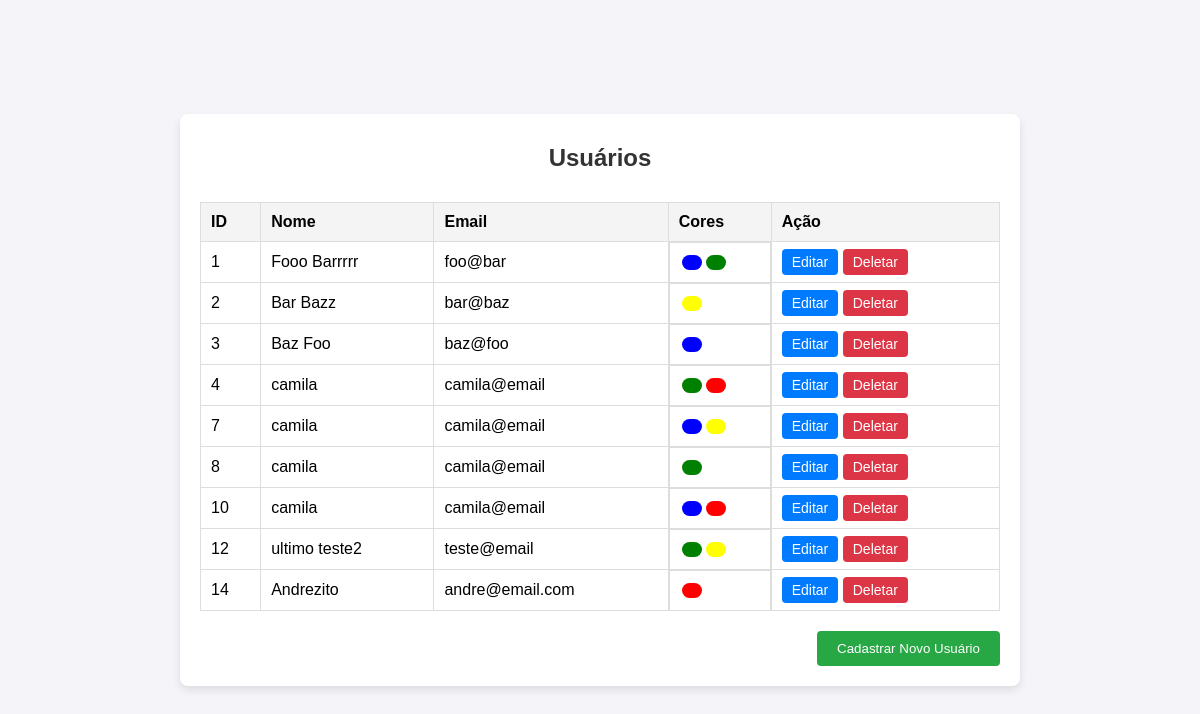
The page / on the database its author committed.
### tables this page shows
CREATE TABLE users(
    id INTEGER PRIMARY KEY,
    name varchar(100) NOT NULL,
    email varchar(100) NOT NULL
);

### connection.php (called while the page is built, shortened)
<?php
class Connection {
    private $databaseFile;
    private $connection;
    public function __construct()
    {
        $this->databaseFile = realpath(__DIR__ . "/database/db.sqlite");
    }
    private function connect()
    {
        return $this->connection = new PDO("sqlite:{$this->databaseFile}");
    }
    public function getConnection()
    {
        return $this->connection ?: $this->connection = $this->connect();
    }
    public function query($query)
    {
        $result = $this->getConnection()->query($query);
        $result->setFetchMode(PDO::FETCH_INTO, new stdClass);
        return $result;
    }
}

### index.php (the view, shortened to what this page needs)
<?php
require 'connection.php';
$connection = new Connection();
$users = $connection->query("SELECT u.id AS id, u.name AS name, u.email AS email,
                        CASE
                            WHEN EXISTS (SELECT 1 FROM user_colors uc WHERE uc.user_id = u.id AND uc.color_id = 1) THEN 'true'
                            ELSE 'false'
                        END AS blue,
                        CASE
                            WHEN EXISTS (SELECT 1 FROM user_colors uc WHERE uc.user_id = u.id AND uc.color_id = 2) THEN 'true'
                            ELSE 'false'
                        END AS red,
                        CASE
                            WHEN EXISTS (SELECT 1 FROM user_colors uc WHERE uc.user_id = u.id AND uc.color_id = 3) THEN 'true'
                            ELSE 'false'
                        END AS yellow,
                        CASE
                            WHEN EXISTS (SELECT 1 FROM user_colors uc WHERE uc.user_id = u.id AND uc.color_id = 4) THEN 'true'
                            ELSE 'false'
                        END AS green
                    FROM users u ORDER BY u.id;");
?>
<!DOCTYPE html>
<html lang="pt">
<head>
    <link rel="stylesheet" href="css/style.css">
</head>
<body>
    <div class="crud-container">
        <nav>
            <h1>Usuários</h1>
        </nav>
        <section>
            <?php
            echo "<table>
                <thead>
                    <tr>
                        <th>ID</th>
                        <th>Nome</th>
                        <th>Email</th>
                        <th>Cores</th>
                        <th>Ação</th>
                    </tr>
                </thead>
                <tbody>";
            foreach ($users as $user) {
                echo sprintf(
                    "<tr>
                            <td>%s</td>
                            <td>%s</td>
                            <td>%s</td>
                            <td class='td-color' data-id='%s' data-name='%s' data-blue='%s' data-green='%s' data-yellow='%s' data-red='%s'>
                                <div id='color_blue' class='colors' data-isset='%s' style='display:%s;'></div>
                                <div id='color_green' class='colors' data-isset='%s' style='display:%s;'></div>
                                <div id='color_yellow' class='colors' data-isset='%s'style='display:%s;'></div>
                                <div id='color_red' class='colors' data-isset='%s' style='display:%s;'></div>
                            </td>
                            <td>
                                <a href='#' class='btn-edit' data-id='%s' data-name='%s' data-email='%s'>Editar</a>
                                <a href='#' class='btn-delete' data-id='%s' data-name='%s' data-email='%s'>Deletar</a>
                            </td>
                        </tr>",
                    $user->id,
                    $user->name,
                    $user->email,
                    $user->id,
                    $user->name,
                    $user->blue,
                    $user->green,
                    $user->yellow,
                    $user->red,
                    $user->blue,
                    filter_var($user->blue, FILTER_VALIDATE_BOOLEAN) ? "block" : "none",
                    $user->green,
                    filter_var($user->green, FILTER_VALIDATE_BOOLEAN) ? "block" : "none",
                    $user->yellow,
                    filter_var($user->yellow, FILTER_VALIDATE_BOOLEAN) ? "block" : "none",
                    $user->red,
                    filter_var($user->red, FILTER_VALIDATE_BOOLEAN) ? "block" : "none",
                    $user->id,
                    $user->name,
                    $user->email,
                    $user->id,
                    $user->name,
                    $user->email
                );
            }
            echo "</tbody></table>";
            ?>
            <div class="form_new_row">
                <form action="" method="post">
                    <button value="send_new_user" class="btn-create">Cadastrar Novo Usuário</button>
                </form>
            </div>
        </section>
    </div>
</body>
</html>

### css/style.css (style rules this page uses)
body { font-family: Arial, sans-serif; background-color: #f4f4f9; display: flex; justify-content: center; align-items: center; height: 100vh; margin: 0; }
.crud-container { width: 90%; max-width: 800px; background-color: white; border-radius: 8px; box-shadow: 0 4px 8px rgba(0, 0, 0, 0.1); padding: 20px; }
nav h1 { text-align: center; margin: 0; padding: 10px 0; color: #333; }
.form_new_row { margin-top: 20px; text-align: end; }
.form_new_row button { padding: 10px 20px; background-color: #28a745; color: white; border: none; border-radius: 4px; cursor: pointer; }
table { width: 100%; border-collapse: collapse; margin-top: 20px; }
table thead { background-color: #f4f4f4; }
table th, table td { text-align: left; padding: 10px; border: 1px solid #ddd; }
table th { font-weight: bold; }
table td a { padding: 5px 10px; font-size: 14px; text-decoration: none; border-radius: 4px; color: white; }
.btn-edit { background-color: #007bff; }
.btn-delete { background-color: #dc3545; }
#color_blue { background-color: blue; }
#color_green { background-color: green; }
#color_yellow { background-color: yellow; }
#color_red { background-color: red; }
.colors { width:25%; height: 15px; display: grid; float: left; margin: 2px; border-radius: 25px; }
.td-color { display: flex; cursor: pointer; }

### rows shown on the page
users: id "1", name "Fooo Barrrrr", email "foo@bar"
users: id "2", name "Bar Bazz", email "bar@baz"
users: id "3", name "Baz Foo", email "baz@foo"
users: id "4", name "camila", email "camila@email"
users: id "7", name "camila", email "camila@email"
users: id "8", name "camila", email "camila@email"
users: id "10", name "camila", email "camila@email"
users: id "12", name "ultimo teste2", email "teste@email"
users: id "14", name "Andrezito", email "andre@email.com"
